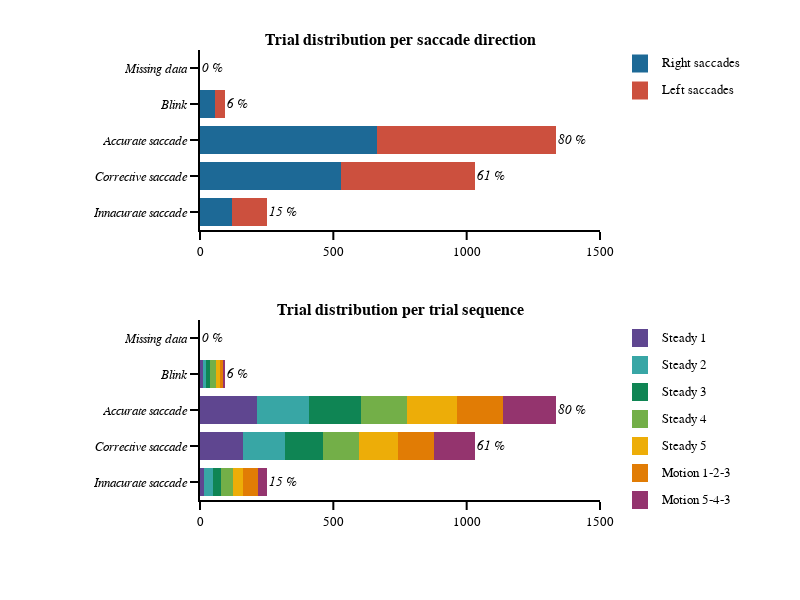

Notebook cell for this chart:
### Markdown cell above
#### Saccade analysis output graph

### Code cell
# general figure settings
template_specs = dict(  axes_color="rgba(0, 0, 0, 1)",
                        axes_width=2,
                        axes_font_size=13,
                        bg_col="rgba(255, 255, 255, 1)",
                        font='Helvetica',
                        title_font_size=15,
                        plot_width=1.5)
fig_template = plotly_template(template_specs)

# figure specific settings
x_range = [0,1500]
colors_panel = px.colors.qualitative.Prism
subplot_titles = ('<b>Trial distribution per saccade direction<b>','<b>Trial distribution per trial sequence<b>')
analysis_crit = ['<i>Missing data<i>', '<i>Blink<i>', '<i>Accurate saccade<i>', '<i>Corrective saccade<i>', '<i>Innacurate saccade<i>']
analysis_crit_df = ['miss_time_trial','blink_trial','main_sac_trial','cor_sac_trial','innacurate_sac_trial']
x_label='Trials'
tss = ['Steady 1', 'Steady 2', 'Steady 3', 'Steady 4', 'Steady 5', 'Motion 1-2-3', 'Motion 5-4-3']
sds = ['Right saccades', 'Left saccades']
ts_cols = [colors_panel[0], colors_panel[2], colors_panel[3], colors_panel[4], colors_panel[5], colors_panel[6], colors_panel[8]]
sd_cols = [colors_panel[1], colors_panel[7]]
x_legend = 1.15
y_legend_step = 0.06
y_legend_sd = 0.97
y_legend_ts = 0.36
rad_leg = 0.04

# subplot settings
rows, cols = 2, 1
fig_height, fig_width = 600,800
column_widths,row_heights = [1],[1,1]
sb_specs = [[{}],[{}]]
fig = make_subplots(rows=rows, cols=cols, specs=sb_specs, print_grid=False, vertical_spacing=0.2, horizontal_spacing=0.05, 
                    column_widths=column_widths, row_heights=row_heights, shared_yaxes=True, subplot_titles=subplot_titles)

# Right / Left saccades
# ---------------------
for sd_num, sd in enumerate(sds):
    # plot
    fig.append_trace(go.Bar(y=analysis_crit, x=df_all.loc[(df_all.saccade_direction == sd_num+1)][analysis_crit_df].sum(), 
                            orientation='h', name=sd, marker_color=sd_cols[sd_num]),row=1, col=1)
    # legend
    fig.add_annotation(xref='paper', yref='paper', x=x_legend, y=y_legend_sd-y_legend_step*sd_num, 
                       text=sd, showarrow=False, font_size = template_specs['axes_font_size'],xanchor = 'left', yanchor='middle')
    fig.add_shape(type='rect',xref='paper', yref='paper', fillcolor=sd_cols[sd_num],line_width=0,
                  x0=x_legend-0.05-rad_leg/2, y0=y_legend_sd-y_legend_step*sd_num-rad_leg/2, 
                  x1=x_legend-0.05+rad_leg/2, y1=y_legend_sd-y_legend_step*sd_num+rad_leg/2)
    
# annotation value
for num_crit, crit_name in enumerate(analysis_crit_df):
    fig.add_annotation(x=df_all[crit_name].sum(), y=num_crit, text='<i>{:1.0f} %<i>'.format(df_all[crit_name].mean()*100), 
                       showarrow=False, font_size = template_specs['axes_font_size'],xanchor = 'left', row=1, col=1)

# Trials sequence
# ---------------
for ts_num, ts in enumerate(tss):
    # plot
    fig.append_trace(go.Bar(y=analysis_crit, x=df_all.loc[(df_all.trial_sequence == ts_num+1)][analysis_crit_df].sum(), 
                            orientation='h', name=ts, marker_color=ts_cols[ts_num]),row=2, col=1)
    # legend
    fig.add_annotation(xref='paper', yref='paper', x=x_legend, y=y_legend_ts-(y_legend_step*ts_num), 
                       text=ts, showarrow=False, font_size = template_specs['axes_font_size'], xanchor = 'left', yanchor='middle')
    fig.add_shape(type='rect',xref='paper', yref='paper', fillcolor=ts_cols[ts_num],line_width=0,
                  x0=x_legend-0.05-rad_leg/2, y0=y_legend_ts-y_legend_step*ts_num-rad_leg/2, 
                  x1=x_legend-0.05+rad_leg/2, y1=y_legend_ts-y_legend_step*ts_num+rad_leg/2)

for num_crit, crit_name in enumerate(analysis_crit_df):
    fig.add_annotation(x=df_all[crit_name].sum(), y=num_crit, text='<i>{:1.0f} %<i>'.format(df_all[crit_name].mean()*100), 
                       showarrow=False, font_size = template_specs['axes_font_size'],xanchor = 'left', row=2, col=1)


# axes settings
for row in np.arange(rows):
    for col in np.arange(cols):
        fig.update_xaxes(visible=True, ticklen=8, linewidth=template_specs['axes_width'], range=x_range, row=row+1, col=col+1)
        fig.update_yaxes(visible=True, ticklen=8, linewidth=template_specs['axes_width'], autorange="reversed", row=row+1, col=col+1)
    
# Save figure
fig.layout.update(template=fig_template, width=fig_width, height=fig_height, margin_l=200, margin_r=200, margin_t=50, margin_b=100, barmode='stack', showlegend=False)
fig.show()
if not os.path.exists(fig_dir):os.mkdir(fig_dir)    
fig.write_image('{}/{}_trial_dist.pdf'.format(fig_dir, subject))

### Figure 1 — Plotly figure (JSON) as saved in the notebook; plotly's stock layout.template omitted (floating-point values rounded to 4 significant figures)
{"data": [{"marker": {"color": "rgb(29, 105, 150)"}, "name": "Right saccades", "orientation": "h", "type": "bar", "x": [0, 58, 662, 528, 120], "xaxis": "x", "y": ["<i>Missing data<i>", "<i>Blink<i>", "<i>Accurate saccade<i>", "<i>Corrective saccade<i>", "<i>Innacurate saccade<i>"], "yaxis": "y"}, {"marker": {"color": "rgb(204, 80, 62)"}, "name": "Left saccades", "orientation": "h", "type": "bar", "x": [0, 36, 674, 505, 130], "xaxis": "x", "y": ["<i>Missing data<i>", "<i>Blink<i>", "<i>Accurate saccade<i>", "<i>Corrective saccade<i>", "<i>Innacurate saccade<i>"], "yaxis": "y"}, {"marker": {"color": "rgb(95, 70, 144)"}, "name": "Steady 1", "orientation": "h", "type": "bar", "x": [0, 13, 213, 163, 14], "xaxis": "x2", "y": ["<i>Missing data<i>", "<i>Blink<i>", "<i>Accurate saccade<i>", "<i>Corrective saccade<i>", "<i>Innacurate saccade<i>"], "yaxis": "y2"}, {"marker": {"color": "rgb(56, 166, 165)"}, "name": "Steady 2", "orientation": "h", "type": "bar", "x": [0, 10, 195, 155, 35], "xaxis": "x2", "y": ["<i>Missing data<i>", "<i>Blink<i>", "<i>Accurate saccade<i>", "<i>Corrective saccade<i>", "<i>Innacurate saccade<i>"], "yaxis": "y2"}, {"marker": {"color": "rgb(15, 133, 84)"}, "name": "Steady 3", "orientation": "h", "type": "bar", "x": [0, 14, 196, 145, 30], "xaxis": "x2", "y": ["<i>Missing data<i>", "<i>Blink<i>", "<i>Accurate saccade<i>", "<i>Corrective saccade<i>", "<i>Innacurate saccade<i>"], "yaxis": "y2"}, {"marker": {"color": "rgb(115, 175, 72)"}, "name": "Steady 4", "orientation": "h", "type": "bar", "x": [0, 23, 174, 132, 43], "xaxis": "x2", "y": ["<i>Missing data<i>", "<i>Blink<i>", "<i>Accurate saccade<i>", "<i>Corrective saccade<i>", "<i>Innacurate saccade<i>"], "yaxis": "y2"}, {"marker": {"color": "rgb(237, 173, 8)"}, "name": "Steady 5", "orientation": "h", "type": "bar", "x": [0, 15, 184, 147, 41], "xaxis": "x2", "y": ["<i>Missing data<i>", "<i>Blink<i>", "<i>Accurate saccade<i>", "<i>Corrective saccade<i>", "<i>Innacurate saccade<i>"], "yaxis": "y2"}, {"marker": {"color": "rgb(225, 124, 5)"}, "name": "Motion 1-2-3", "orientation": "h", "type": "bar", "x": [0, 10, 176, 136, 54], "xaxis": "x2", "y": ["<i>Missing data<i>", "<i>Blink<i>", "<i>Accurate saccade<i>", "<i>Corrective saccade<i>", "<i>Innacurate saccade<i>"], "yaxis": "y2"}, {"marker": {"color": "rgb(148, 52, 110)"}, "name": "Motion 5-4-3", "orientation": "h", "type": "bar", "x": [0, 9, 198, 155, 33], "xaxis": "x2", "y": ["<i>Missing data<i>", "<i>Blink<i>", "<i>Accurate saccade<i>", "<i>Corrective saccade<i>", "<i>Innacurate saccade<i>"], "yaxis": "y2"}], "layout": {"annotations": [{"font": {"size": 16}, "showarrow": false, "text": "<b>Trial distribution per saccade direction<b>", "x": 0.5, "xanchor": "center", "xref": "paper", "y": 1, "yanchor": "bottom", "yref": "paper"}, {"font": {"size": 16}, "showarrow": false, "text": "<b>Trial distribution per trial sequence<b>", "x": 0.5, "xanchor": "center", "xref": "paper", "y": 0.4, "yanchor": "bottom", "yref": "paper"}, {"font": {"size": 13}, "showarrow": false, "text": "Right saccades", "x": 1.15, "xanchor": "left", "xref": "paper", "y": 0.97, "yanchor": "middle", "yref": "paper"}, {"font": {"size": 13}, "showarrow": false, "text": "Left saccades", "x": 1.15, "xanchor": "left", "xref": "paper", "y": 0.91, "yanchor": "middle", "yref": "paper"}, {"font": {"size": 13}, "showarrow": false, "text": "<i>0 %<i>", "x": 0, "xanchor": "left", "xref": "x", "y": 0, "yref": "y"}, {"font": {"size": 13}, "showarrow": false, "text": "<i>6 %<i>", "x": 94, "xanchor": "left", "xref": "x", "y": 1, "yref": "y"}, {"font": {"size": 13}, "showarrow": false, "text": "<i>80 %<i>", "x": 1336, "xanchor": "left", "xref": "x", "y": 2, "yref": "y"}, {"font": {"size": 13}, "showarrow": false, "text": "<i>61 %<i>", "x": 1033, "xanchor": "left", "xref": "x", "y": 3, "yref": "y"}, {"font": {"size": 13}, "showarrow": false, "text": "<i>15 %<i>", "x": 250, "xanchor": "left", "xref": "x", "y": 4, "yref": "y"}, {"font": {"size": 13}, "showarrow": false, "text": "Steady 1", "x": 1.15, "xanchor": "left", "xref": "paper", "y": 0.36, "yanchor": "middle", "yref": "paper"}, {"font": {"size": 13}, "showarrow": false, "text": "Steady 2", "x": 1.15, "xanchor": "left", "xref": "paper", "y": 0.3, "yanchor": "middle", "yref": "paper"}, {"font": {"size": 13}, "showarrow": false, "text": "Steady 3", "x": 1.15, "xanchor": "left", "xref": "paper", "y": 0.24, "yanchor": "middle", "yref": "paper"}, {"font": {"size": 13}, "showarrow": false, "text": "Steady 4", "x": 1.15, "xanchor": "left", "xref": "paper", "y": 0.18, "yanchor": "middle", "yref": "paper"}, {"font": {"size": 13}, "showarrow": false, "text": "Steady 5", "x": 1.15, "xanchor": "left", "xref": "paper", "y": 0.12, "yanchor": "middle", "yref": "paper"}, {"font": {"size": 13}, "showarrow": false, "text": "Motion 1-2-3", "x": 1.15, "xanchor": "left", "xref": "paper", "y": 0.06, "yanchor": "middle", "yref": "paper"}, {"font": {"size": 13}, "showarrow": false, "text": "Motion 5-4-3", "x": 1.15, "xanchor": "left", "xref": "paper", "y": 0, "yanchor": "middle", "yref": "paper"}, {"font": {"size": 13}, "showarrow": false, "text": "<i>0 %<i>", "x": 0, "xanchor": "left", "xref": "x2", "y": 0, "yref": "y2"}, {"font": {"size": 13}, "showarrow": false, "text": "<i>6 %<i>", "x": 94, "xanchor": "left", "xref": "x2", "y": 1, "yref": "y2"}, {"font": {"size": 13}, "showarrow": false, "text": "<i>80 %<i>", "x": 1336, "xanchor": "left", "xref": "x2", "y": 2, "yref": "y2"}, {"font": {"size": 13}, "showarrow": false, "text": "<i>61 %<i>", "x": 1033, "xanchor": "left", "xref": "x2", "y": 3, "yref": "y2"}, {"font": {"size": 13}, "showarrow": false, "text": "<i>15 %<i>", "x": 250, "xanchor": "left", "xref": "x2", "y": 4, "yref": "y2"}], "barmode": "stack", "height": 600, "margin": {"b": 100, "l": 200, "r": 200, "t": 50}, "shapes": [{"fillcolor": "rgb(29, 105, 150)", "line": {"width": 0}, "type": "rect", "x0": 1.08, "x1": 1.12, "xref": "paper", "y0": 0.95, "y1": 0.99, "yref": "paper"}, {"fillcolor": "rgb(204, 80, 62)", "line": {"width": 0}, "type": "rect", "x0": 1.08, "x1": 1.12, "xref": "paper", "y0": 0.89, "y1": 0.93, "yref": "paper"}, {"fillcolor": "rgb(95, 70, 144)", "line": {"width": 0}, "type": "rect", "x0": 1.08, "x1": 1.12, "xref": "paper", "y0": 0.34, "y1": 0.38, "yref": "paper"}, {"fillcolor": "rgb(56, 166, 165)", "line": {"width": 0}, "type": "rect", "x0": 1.08, "x1": 1.12, "xref": "paper", "y0": 0.28, "y1": 0.32, "yref": "paper"}, {"fillcolor": "rgb(15, 133, 84)", "line": {"width": 0}, "type": "rect", "x0": 1.08, "x1": 1.12, "xref": "paper", "y0": 0.22, "y1": 0.26, "yref": "paper"}, {"fillcolor": "rgb(115, 175, 72)", "line": {"width": 0}, "type": "rect", "x0": 1.08, "x1": 1.12, "xref": "paper", "y0": 0.16, "y1": 0.2, "yref": "paper"}, {"fillcolor": "rgb(237, 173, 8)", "line": {"width": 0}, "type": "rect", "x0": 1.08, "x1": 1.12, "xref": "paper", "y0": 0.1, "y1": 0.14, "yref": "paper"}, {"fillcolor": "rgb(225, 124, 5)", "line": {"width": 0}, "type": "rect", "x0": 1.08, "x1": 1.12, "xref": "paper", "y0": 0.04, "y1": 0.08, "yref": "paper"}, {"fillcolor": "rgb(148, 52, 110)", "line": {"width": 0}, "type": "rect", "x0": 1.08, "x1": 1.12, "xref": "paper", "y0": -0.02, "y1": 0.02, "yref": "paper"}], "showlegend": false, "width": 800, "xaxis": {"anchor": "y", "domain": [0, 1], "linewidth": 2, "range": [0, 1500], "ticklen": 8, "type": "linear", "visible": true}, "xaxis2": {"anchor": "y2", "domain": [0, 1], "linewidth": 2, "range": [0, 1500], "ticklen": 8, "type": "linear", "visible": true}, "yaxis": {"anchor": "x", "autorange": true, "domain": [0.6, 1], "linewidth": 2, "range": [4.5, -0.5], "ticklen": 8, "type": "category", "visible": true}, "yaxis2": {"anchor": "x2", "autorange": true, "domain": [0, 0.4], "linewidth": 2, "range": [4.5, -0.5], "ticklen": 8, "type": "category", "visible": true}}}
